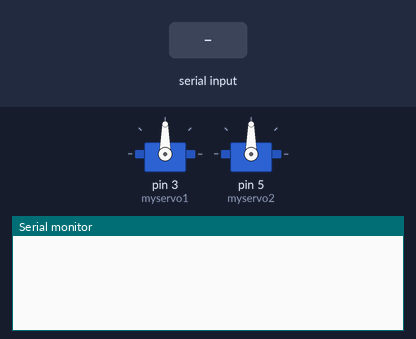
Simulated run of this sketch. Board: Arduino Uno, built with avr-gcc and run on an emulated ATmega328P. Shown: 2 × servo, the last lines printed to the serial monitor. The inputs (shaded band) are chosen by the test bench.

Above: at 1.2 s.
1.3 s: "90,45,200," received over Serial
At 2.4 s:
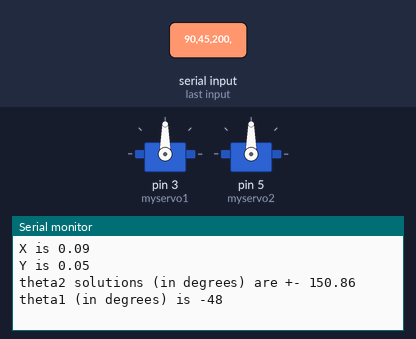
At 3.4 s:
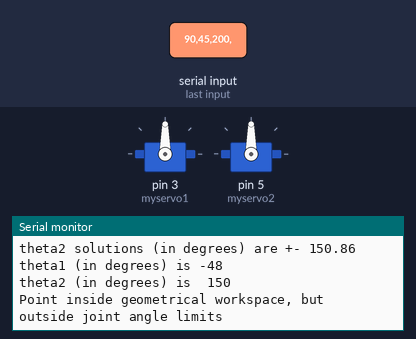

Measured:
- after the input at 1.3 s, the serial monitor: prints a new line after 1.0 s (image 1)

The sketch:

Inverse_Kinematics_2R.ino
```cpp
// Inverse kinematics code
// Vyankatesh Ashtekar, IIT Kanpur, July 2022

// Burn the code on Arduino Uno board
// PWM pin no. 1 and 3 are used

// Open serial monitor
// enter x and y in millimeters
// 1 means elbow up solution
// -1 means elbow down solution
// x,y,"1" or "-1" <Enter>


#include <Servo.h>
#include<math.h>

Servo myservo1, myservo2;

void setup() {
  Serial.begin(9600);
  // PWM pin no. 3 for motor 1
  myservo1.attach(3);
  // PWM pin no. 5 for motor 2
  myservo2.attach(5);

}

void loop() {

  float l1 = 0.200;
  float l2 = 0.200;

  if (Serial.available() > 0)
  {
    String xstr = Serial.readStringUntil(',');
    Serial.read();
    String ystr = Serial.readStringUntil(',');
    Serial.read();
    String soltype = Serial.readStringUntil('\0');

    float x = float(xstr.toInt()) / 1000;
    float y = float(ystr.toInt()) / 1000;
    int sol = soltype.toInt();

    Serial.print("X is ");
    Serial.println(x);
    Serial.print("Y is ");
    Serial.println(y);

    //***********Solution process********************

    float d = sqrt(x * x + y * y);
    //    Serial.print("d is ");
    //    Serial.println(d);
    // Inverse kinematics computations-->
    float psi = atan2(y, x);
    //    Serial.print("ArcTan2(y,x) is ");
    //    Serial.println(psi);

    float costh2 = (d * d - l1 * l1 - l2 * l2) / (2 * l1 * l2) ;

    if (abs(costh2) > 1)
    {
      Serial.println("The point is outside workspace (assuming no limits on joint angles)");
    }
    else
    {
      float Pi = 3.14159;
      float theta2 = acos(costh2);
      Serial.print("theta2 solutions (in degrees) are +- ");
      Serial.println(180 * theta2 / Pi);

      if (sol == 1)
      {
        Serial.println("Presenting elbow up solution");
        theta2 = -theta2;
      }
      else if (sol == -1)
      {
        Serial.println("Presenting elbow down solution");
      }

      float sinth2 = sin(theta2);
      float a11 = l1 + l2 * costh2;
      float a12 = -1.0 * l2 * sinth2;
      float a21 = -1.0 * a12;
      float a22 = a11;
      float det = a22 * a11 - a12 * a21;
      float detc1 = -(y * a12 - x * a22);
      float dets1 = (y * a11 - a21 * x);
      float c1 = detc1 / det;
      float s1 = dets1 / det;

      float theta1 = atan2(s1, c1);

      int theta1s = int(180 * theta1 / Pi);
      int theta2s = int(180 * theta2 / Pi);
      Serial.print("theta1 (in degrees) is ");
      Serial.println(theta1s);
      Serial.print("theta2 (in degrees) is  ");
      Serial.println(theta2s);

      if (abs(theta1s) > 90 || abs(theta2s) > 90)
      {
        Serial.println("Point inside geometrical workspace, but outside joint angle limits");
      }
      else
      {
        // mapping to actual servos-- offset and direction flip
        theta1s = 180 - (theta1s + 90);
        theta2s = 180 - (theta2s + 90);
        delay(2000);
        myservo1.write(theta1s);
        myservo2.write(theta2s);
      }
    }
  }
}
```
